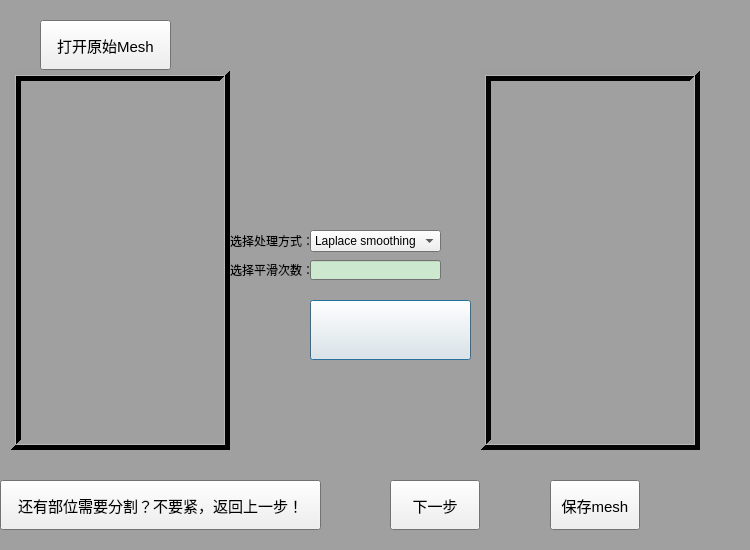
<?xml version="1.0" encoding="UTF-8"?>
<ui version="4.0">
 <class>MeshProcess</class>
 <widget class="QDialog" name="MeshProcess">
  <property name="geometry">
   <rect>
    <x>0</x>
    <y>0</y>
    <width>750</width>
    <height>550</height>
   </rect>
  </property>
  <property name="palette">
   <palette>
    <active>
     <colorrole role="Base">
      <brush brushstyle="SolidPattern">
       <color alpha="255">
        <red>204</red>
        <green>232</green>
        <blue>207</blue>
       </color>
      </brush>
     </colorrole>
     <colorrole role="Window">
      <brush brushstyle="SolidPattern">
       <color alpha="255">
        <red>160</red>
        <green>160</green>
        <blue>160</blue>
       </color>
      </brush>
     </colorrole>
    </active>
    <inactive>
     <colorrole role="Base">
      <brush brushstyle="SolidPattern">
       <color alpha="255">
        <red>204</red>
        <green>232</green>
        <blue>207</blue>
       </color>
      </brush>
     </colorrole>
     <colorrole role="Window">
      <brush brushstyle="SolidPattern">
       <color alpha="255">
        <red>160</red>
        <green>160</green>
        <blue>160</blue>
       </color>
      </brush>
     </colorrole>
    </inactive>
    <disabled>
     <colorrole role="Base">
      <brush brushstyle="SolidPattern">
       <color alpha="255">
        <red>160</red>
        <green>160</green>
        <blue>160</blue>
       </color>
      </brush>
     </colorrole>
     <colorrole role="Window">
      <brush brushstyle="SolidPattern">
       <color alpha="255">
        <red>160</red>
        <green>160</green>
        <blue>160</blue>
       </color>
      </brush>
     </colorrole>
    </disabled>
   </palette>
  </property>
  <property name="windowTitle">
   <string>MeshProcess</string>
  </property>
  <widget class="QComboBox" name="cbMeshProcess">
   <property name="geometry">
    <rect>
     <x>310</x>
     <y>230</y>
     <width>131</width>
     <height>22</height>
    </rect>
   </property>
   <property name="font">
    <font>
     <pointsize>9</pointsize>
    </font>
   </property>
   <item>
    <property name="text">
     <string>Laplace smoothing</string>
    </property>
   </item>
  </widget>
  <widget class="QLabel" name="label">
   <property name="geometry">
    <rect>
     <x>230</x>
     <y>230</y>
     <width>81</width>
     <height>21</height>
    </rect>
   </property>
   <property name="text">
    <string>选择处理方式：</string>
   </property>
  </widget>
  <widget class="QLabel" name="label_2">
   <property name="geometry">
    <rect>
     <x>230</x>
     <y>260</y>
     <width>81</width>
     <height>20</height>
    </rect>
   </property>
   <property name="text">
    <string>选择平滑次数：</string>
   </property>
  </widget>
  <widget class="QLineEdit" name="leSmoothCount">
   <property name="geometry">
    <rect>
     <x>310</x>
     <y>260</y>
     <width>131</width>
     <height>20</height>
    </rect>
   </property>
  </widget>
  <widget class="QPushButton" name="btnStartProcess">
   <property name="geometry">
    <rect>
     <x>310</x>
     <y>300</y>
     <width>161</width>
     <height>60</height>
    </rect>
   </property>
   <property name="text">
    <string/>
   </property>
   <property name="icon">
    <iconset resource="anatomyshow.qrc">
     <normaloff>:/MyImages/images/starthandle.png</normaloff>:/MyImages/images/starthandle.png</iconset>
   </property>
   <property name="iconSize">
    <size>
     <width>160</width>
     <height>60</height>
    </size>
   </property>
  </widget>
  <widget class="QPushButton" name="btnOpenSourceMesh">
   <property name="geometry">
    <rect>
     <x>40</x>
     <y>20</y>
     <width>131</width>
     <height>50</height>
    </rect>
   </property>
   <property name="font">
    <font>
     <pointsize>11</pointsize>
    </font>
   </property>
   <property name="text">
    <string>打开原始Mesh</string>
   </property>
  </widget>
  <widget class="QPushButton" name="btnSaveMesh">
   <property name="geometry">
    <rect>
     <x>550</x>
     <y>480</y>
     <width>90</width>
     <height>50</height>
    </rect>
   </property>
   <property name="font">
    <font>
     <pointsize>11</pointsize>
    </font>
   </property>
   <property name="text">
    <string>保存mesh</string>
   </property>
   <property name="iconSize">
    <size>
     <width>70</width>
     <height>70</height>
    </size>
   </property>
  </widget>
  <widget class="QPushButton" name="btnNextStep">
   <property name="geometry">
    <rect>
     <x>390</x>
     <y>480</y>
     <width>90</width>
     <height>50</height>
    </rect>
   </property>
   <property name="font">
    <font>
     <pointsize>11</pointsize>
    </font>
   </property>
   <property name="text">
    <string>下一步</string>
   </property>
  </widget>
  <widget class="QFrame" name="frame">
   <property name="geometry">
    <rect>
     <x>10</x>
     <y>70</y>
     <width>220</width>
     <height>380</height>
    </rect>
   </property>
   <property name="palette">
    <palette>
     <active>
      <colorrole role="Button">
       <brush brushstyle="SolidPattern">
        <color alpha="255">
         <red>0</red>
         <green>0</green>
         <blue>0</blue>
        </color>
       </brush>
      </colorrole>
      <colorrole role="Light">
       <brush brushstyle="SolidPattern">
        <color alpha="255">
         <red>0</red>
         <green>0</green>
         <blue>0</blue>
        </color>
       </brush>
      </colorrole>
     </active>
     <inactive>
      <colorrole role="Button">
       <brush brushstyle="SolidPattern">
        <color alpha="255">
         <red>0</red>
         <green>0</green>
         <blue>0</blue>
        </color>
       </brush>
      </colorrole>
      <colorrole role="Light">
       <brush brushstyle="SolidPattern">
        <color alpha="255">
         <red>0</red>
         <green>0</green>
         <blue>0</blue>
        </color>
       </brush>
      </colorrole>
     </inactive>
     <disabled>
      <colorrole role="Button">
       <brush brushstyle="SolidPattern">
        <color alpha="255">
         <red>0</red>
         <green>0</green>
         <blue>0</blue>
        </color>
       </brush>
      </colorrole>
      <colorrole role="Light">
       <brush brushstyle="SolidPattern">
        <color alpha="255">
         <red>0</red>
         <green>0</green>
         <blue>0</blue>
        </color>
       </brush>
      </colorrole>
     </disabled>
    </palette>
   </property>
   <property name="frameShape">
    <enum>QFrame::Box</enum>
   </property>
   <property name="frameShadow">
    <enum>QFrame::Sunken</enum>
   </property>
   <property name="lineWidth">
    <number>5</number>
   </property>
   <property name="midLineWidth">
    <number>1</number>
   </property>
   <widget class="QVTKWidget" name="vtkSourceMesh">
    <property name="geometry">
     <rect>
      <x>13</x>
      <y>13</y>
      <width>200</width>
      <height>360</height>
     </rect>
    </property>
   </widget>
  </widget>
  <widget class="QFrame" name="frame_2">
   <property name="geometry">
    <rect>
     <x>480</x>
     <y>70</y>
     <width>220</width>
     <height>380</height>
    </rect>
   </property>
   <property name="palette">
    <palette>
     <active>
      <colorrole role="Light">
       <brush brushstyle="SolidPattern">
        <color alpha="255">
         <red>4</red>
         <green>4</green>
         <blue>4</blue>
        </color>
       </brush>
      </colorrole>
     </active>
     <inactive>
      <colorrole role="Light">
       <brush brushstyle="SolidPattern">
        <color alpha="255">
         <red>4</red>
         <green>4</green>
         <blue>4</blue>
        </color>
       </brush>
      </colorrole>
     </inactive>
     <disabled>
      <colorrole role="Light">
       <brush brushstyle="SolidPattern">
        <color alpha="255">
         <red>4</red>
         <green>4</green>
         <blue>4</blue>
        </color>
       </brush>
      </colorrole>
     </disabled>
    </palette>
   </property>
   <property name="frameShape">
    <enum>QFrame::Box</enum>
   </property>
   <property name="frameShadow">
    <enum>QFrame::Sunken</enum>
   </property>
   <property name="lineWidth">
    <number>5</number>
   </property>
   <property name="midLineWidth">
    <number>1</number>
   </property>
   <widget class="QVTKWidget" name="vtkDestMesh">
    <property name="geometry">
     <rect>
      <x>13</x>
      <y>13</y>
      <width>200</width>
      <height>360</height>
     </rect>
    </property>
   </widget>
  </widget>
  <widget class="QPushButton" name="btnPrevStep">
   <property name="geometry">
    <rect>
     <x>0</x>
     <y>480</y>
     <width>321</width>
     <height>50</height>
    </rect>
   </property>
   <property name="font">
    <font>
     <pointsize>11</pointsize>
    </font>
   </property>
   <property name="text">
    <string>还有部位需要分割？不要紧，返回上一步！</string>
   </property>
  </widget>
 </widget>
 <layoutdefault spacing="6" margin="11"/>
 <customwidgets>
  <customwidget>
   <class>QVTKWidget</class>
   <extends>QWidget</extends>
   <header>QVTKWidget.h</header>
  </customwidget>
 </customwidgets>
 <resources>
  <include location="anatomyshow.qrc"/>
 </resources>
 <connections>
  <connection>
   <sender>btnOpenSourceMesh</sender>
   <signal>clicked()</signal>
   <receiver>MeshProcess</receiver>
   <slot>OpenSourceMesh()</slot>
   <hints>
    <hint type="sourcelabel">
     <x>90</x>
     <y>31</y>
    </hint>
    <hint type="destinationlabel">
     <x>374</x>
     <y>274</y>
    </hint>
   </hints>
  </connection>
  <connection>
   <sender>btnStartProcess</sender>
   <signal>clicked()</signal>
   <receiver>MeshProcess</receiver>
   <slot>StartMeshProcess()</slot>
   <hints>
    <hint type="sourcelabel">
     <x>375</x>
     <y>335</y>
    </hint>
    <hint type="destinationlabel">
     <x>374</x>
     <y>274</y>
    </hint>
   </hints>
  </connection>
  <connection>
   <sender>btnSaveMesh</sender>
   <signal>clicked()</signal>
   <receiver>MeshProcess</receiver>
   <slot>SaveMesh()</slot>
   <hints>
    <hint type="sourcelabel">
     <x>660</x>
     <y>510</y>
    </hint>
    <hint type="destinationlabel">
     <x>374</x>
     <y>274</y>
    </hint>
   </hints>
  </connection>
  <connection>
   <sender>btnNextStep</sender>
   <signal>clicked()</signal>
   <receiver>MeshProcess</receiver>
   <slot>NextStep()</slot>
   <hints>
    <hint type="sourcelabel">
     <x>380</x>
     <y>510</y>
    </hint>
    <hint type="destinationlabel">
     <x>374</x>
     <y>274</y>
    </hint>
   </hints>
  </connection>
  <connection>
   <sender>btnPrevStep</sender>
   <signal>clicked()</signal>
   <receiver>MeshProcess</receiver>
   <slot>PrevStep()</slot>
   <hints>
    <hint type="sourcelabel">
     <x>220</x>
     <y>510</y>
    </hint>
    <hint type="destinationlabel">
     <x>374</x>
     <y>274</y>
    </hint>
   </hints>
  </connection>
 </connections>
 <slots>
  <slot>StartMeshProcess()</slot>
  <slot>OpenSourceMesh()</slot>
  <slot>SaveMesh()</slot>
  <slot>NextStep()</slot>
  <slot>PrevStep()</slot>
 </slots>
</ui>
